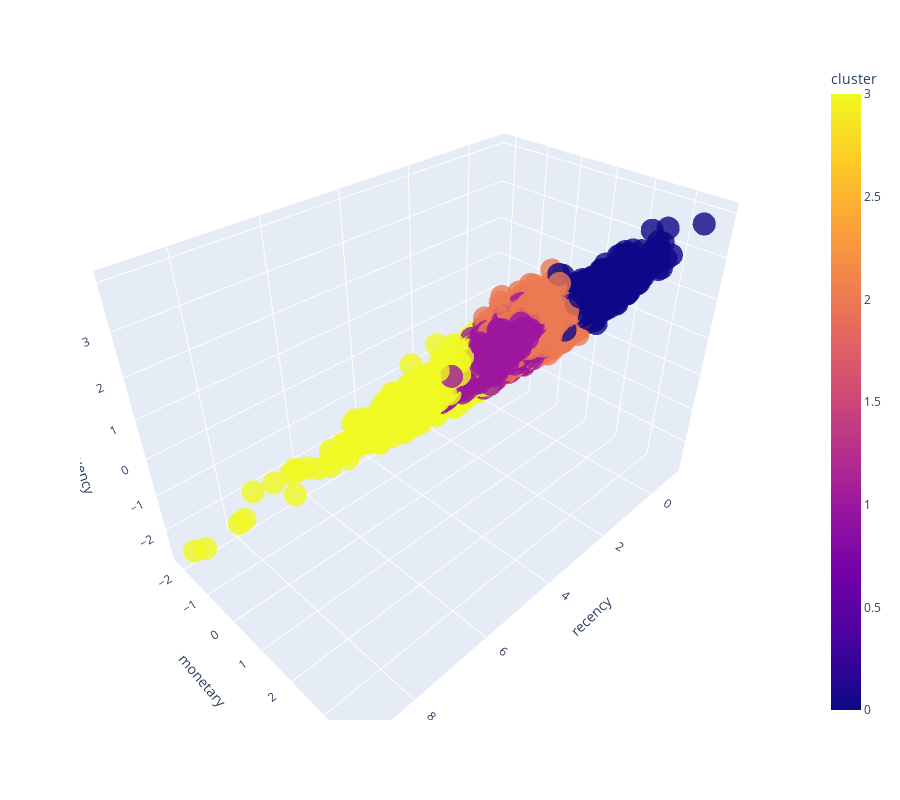

Notebook code for this chart:
### Code cell
fig = px.scatter_3d(RFM_std, x='recency', y='monetary', z='frequency', color='cluster',
                   opacity = 0.8, height=800)
fig.show() # to show as static image: fig.show('svg')

### Figure 1 — Plotly figure (JSON) as saved in the notebook; plotly's stock layout.template omitted (floating-point values rounded to 4 significant figures; data arrays with more than 128 entries replaced by an {"elided": "..."} marker saying what was removed)
{"data": [{"hovertemplate": "recency=%{x}<br>monetary=%{y}<br>frequency=%{z}<br>cluster=%{marker.color}<extra></extra>", "legendgroup": "", "marker": {"color": {"elided": "6889 int values"}, "coloraxis": "coloraxis", "opacity": 0.8, "symbol": "circle"}, "mode": "markers", "name": "", "scene": "scene", "showlegend": false, "type": "scatter3d", "x": {"elided": "6889 float values"}, "y": {"elided": "6889 float values"}, "z": {"elided": "6889 float values"}}], "layout": {"coloraxis": {"colorbar": {"title": {"text": "cluster"}}, "colorscale": [[0, "#0d0887"], [0.1111, "#46039f"], [0.2222, "#7201a8"], [0.3333, "#9c179e"], [0.4444, "#bd3786"], [0.5556, "#d8576b"], [0.6667, "#ed7953"], [0.7778, "#fb9f3a"], [0.8889, "#fdca26"], [1, "#f0f921"]]}, "height": 800, "legend": {"tracegroupgap": 0}, "margin": {"t": 60}, "scene": {"domain": {"x": [0, 1], "y": [0, 1]}, "xaxis": {"title": {"text": "recency"}}, "yaxis": {"title": {"text": "monetary"}}, "zaxis": {"title": {"text": "frequency"}}}}}
